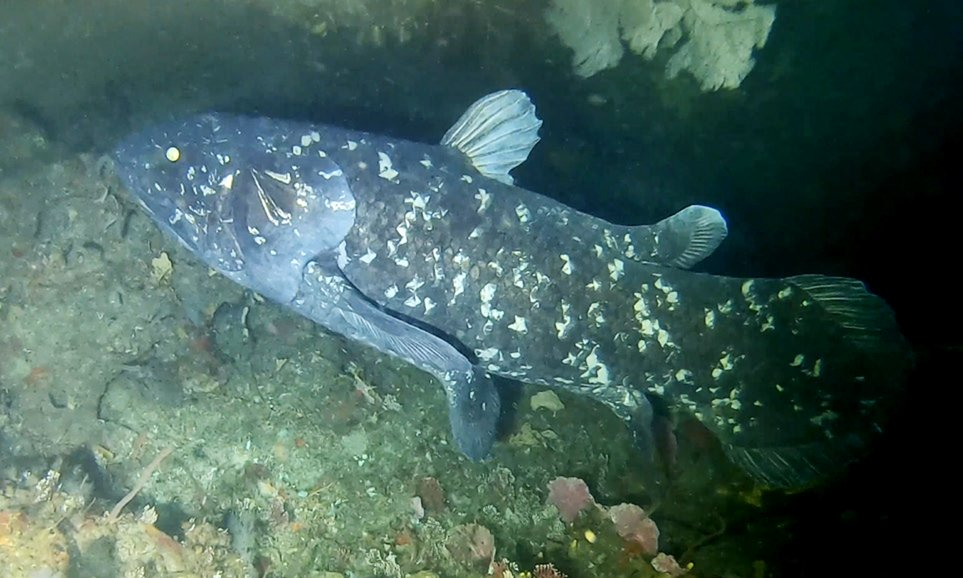
#> input picture data/photos/african-coelacanth.jpg, 963 x 578 px
$ python swatches.py ../../../data/photos/african-coelacanth.jpg
#> lines starting #> are read from the running program, lines starting #| are printed output that depends on the picture
"""Sample a small named-swatch palette from a fish photo by median-cut quantising.

Usage: python3 -I swatches.py <photo.jpg>
"""
import sys

from PIL import Image

img = Image.open(sys.argv[1]).convert("RGB")
#> img is the input picture: PIL image 963x578 RGB; mean R, G, B 68.5, 96.1, 89.5
img.thumbnail((240, 240))
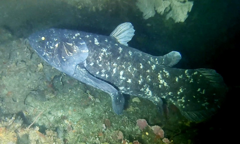
#> img: PIL image 240x144 RGB; mean R, G, B 68.6, 96.2, 89.6
pal = img.quantize(colors=6, method=Image.Quantize.MEDIANCUT)
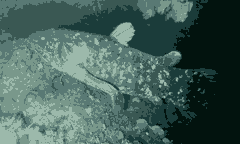
#> pal: PIL image 240x144 P; mean R, G, B 68.5, 96.5, 89.5
counts = sorted(pal.getcolors(), reverse=True)
#> counts = [(7832, 5), (6848, 2), (6141, 1), (5246, 3), (4883, 4), (3610, 0)]
flat = pal.getpalette()
#> flat = [156, 185, 171, 121, 152, 139, 89, 121, 116, 58, 88, 83, 27, 60, 58, 2, 19, 14]
for count, idx in counts:
    r, g, b = flat[idx * 3 : idx * 3 + 3]
    print(f"#{r:02X}{g:02X}{b:02X}", count)
#> this loop made 6 passes
#> (count, idx, r, g, b) on passes 1 to 6: (7832, 5, 2, 19, 14), (6848, 2, 89, 121, 116), (6141, 1, 121, 152, 139), (5246, 3, 58, 88, 83), (4883, 4, 27, 60, 58), (3610, 0, 156, 185, 171)
#| #02130E 7832
#| #597974 6848
#| #79988B 6141
#| #3A5853 5246
#| #1B3C3A 4883
#| #9CB9AB 3610

$ run again, on data/photos/angelshark.jpg
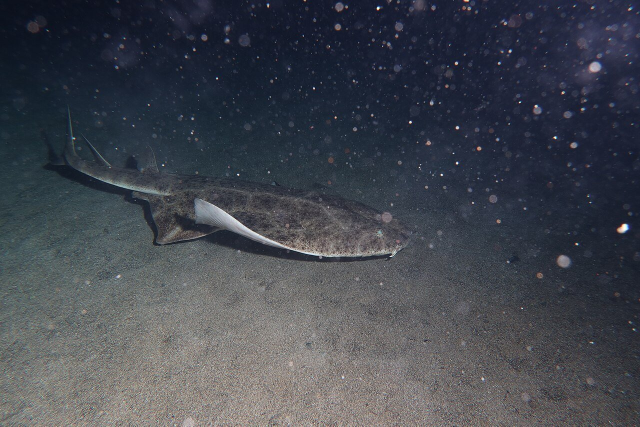
#> input picture data/photos/angelshark.jpg, 1280 x 853 px (shown at 1/2 size)
#> img is the input picture: PIL image 1280x853 RGB; mean R, G, B 66.9, 70.8, 79.2
#> `img.thumbnail((240, 240))`:
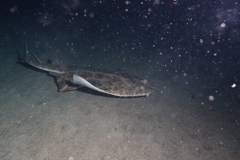
#> img: PIL image 240x160 RGB; mean R, G, B 67, 70.9, 79.4
#> counts = [(9959, 5), (8737, 4), (5211, 3), (5043, 0), (4944, 1), (4506, 2)]
#> flat = [141, 136, 132, 112, 113, 112, 88, 89, 91, 60, 67, 76, 39, 47, 61, 25, 32, 49]
#> the loop `for count, idx in counts:` made 6 passes
#> (count, idx, r, g, b) on passes 1 to 6: (9959, 5, 25, 32, 49), (8737, 4, 39, 47, 61), (5211, 3, 60, 67, 76), (5043, 0, 141, 136, 132), (4944, 1, 112, 113, 112), (4506, 2, 88, 89, 91)
#> (printed output is left out)

$ run again, on data/photos/angular-angelshark.jpg
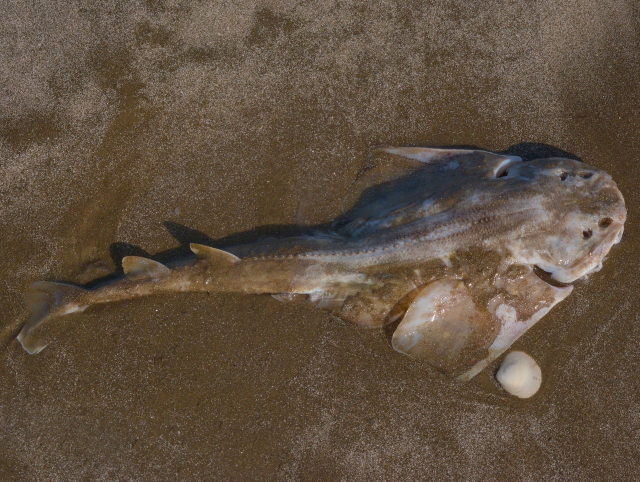
#> input picture data/photos/angular-angelshark.jpg, 1280 x 963 px (shown at 1/2 size)
#> img is the input picture: PIL image 1280x963 RGB; mean R, G, B 95.8, 80.1, 64.4
#> `img.thumbnail((240, 240))`:
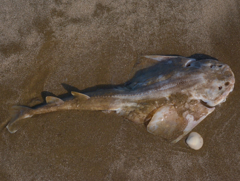
#> img: PIL image 240x181 RGB; mean R, G, B 95.9, 80.2, 64.5
#> `pal = img.quantize(colors=6, method=Image.Quantize.MEDIANCUT)`:
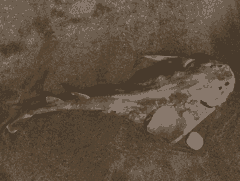
#> pal: PIL image 240x181 P; mean R, G, B 95.4, 79.6, 63.7
#> counts = [(8602, 4), (8600, 1), (8559, 2), (7723, 3), (6165, 5), (3791, 0)]
#> flat = [136, 120, 108, 110, 95, 80, 97, 81, 65, 90, 71, 52, 83, 68, 51, 72, 58, 44]
#> the loop `for count, idx in counts:` made 6 passes
#> (count, idx, r, g, b) on passes 1 to 6: (8602, 4, 83, 68, 51), (8600, 1, 110, 95, 80), (8559, 2, 97, 81, 65), (7723, 3, 90, 71, 52), (6165, 5, 72, 58, 44), (3791, 0, 136, 120, 108)
#> (printed output is left out)

$ run again, on data/photos/apron.jpg
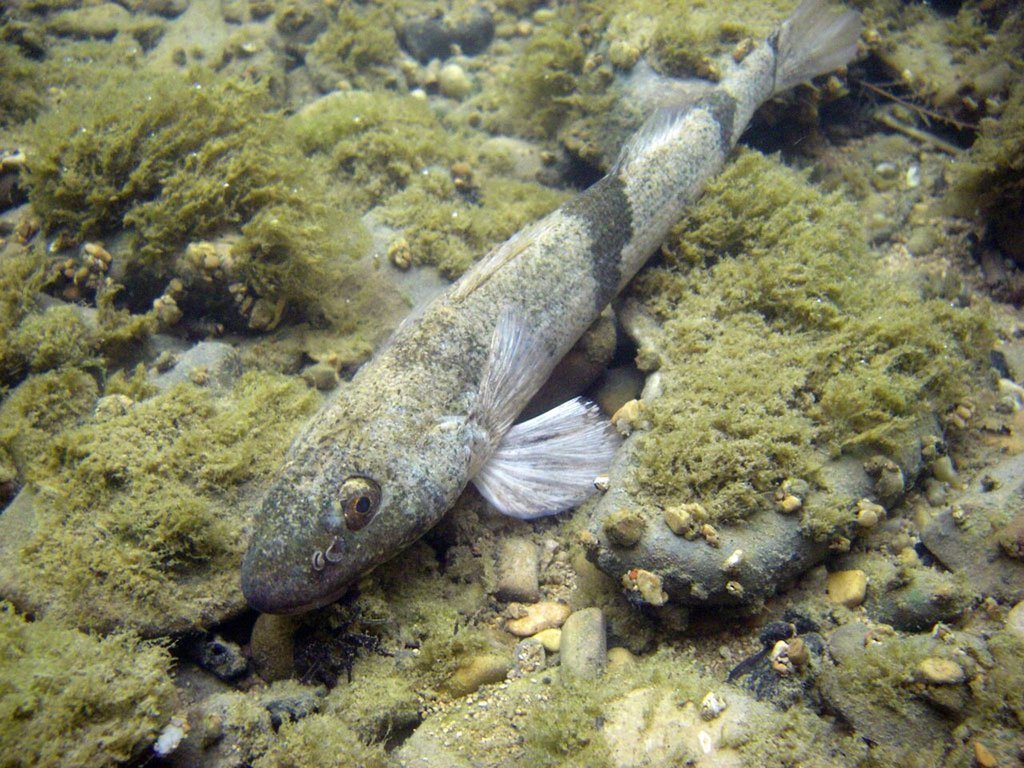
#> input picture data/photos/apron.jpg, 1024 x 768 px
#> img is the input picture: PIL image 1024x768 RGB; mean R, G, B 125.6, 125.8, 96.1
#> `img.thumbnail((240, 240))`:
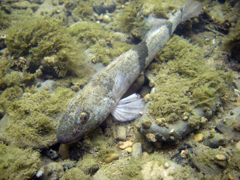
#> img: PIL image 240x180 RGB; mean R, G, B 125.7, 125.9, 96.2
#> `pal = img.quantize(colors=6, method=Image.Quantize.MEDIANCUT)`:
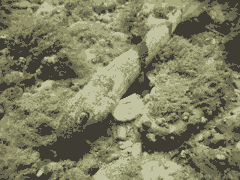
#> pal: PIL image 240x180 P; mean R, G, B 127.2, 127.5, 97
#> counts = [(8741, 2), (8410, 5), (7409, 4), (7373, 1), (6684, 3), (4583, 0)]
#> flat = [193, 195, 160, 167, 169, 126, 145, 146, 106, 124, 122, 87, 103, 104, 80, 62, 60, 51]
#> the loop `for count, idx in counts:` made 6 passes
#> (count, idx, r, g, b) on passes 1 to 6: (8741, 2, 145, 146, 106), (8410, 5, 62, 60, 51), (7409, 4, 103, 104, 80), (7373, 1, 167, 169, 126), (6684, 3, 124, 122, 87), (4583, 0, 193, 195, 160)
#> (printed output is left out)
